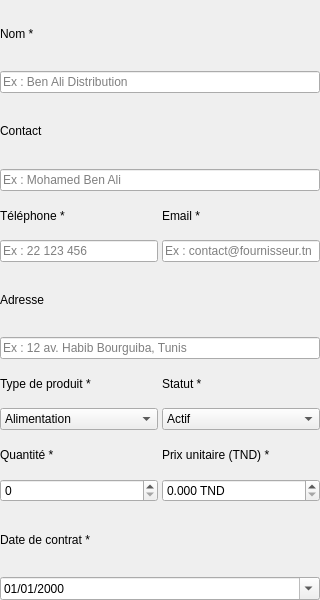
             <widget class="QWidget" name="scrollAreaWidgetContents">
              <property name="geometry">
               <rect>
                <x>0</x>
                <y>0</y>
                <width>320</width>
                <height>600</height>
               </rect>
              </property>
              <layout class="QVBoxLayout" name="layout_form">
               <property name="spacing">
                <number>4</number>
               </property>
               <property name="leftMargin">
                <number>0</number>
               </property>
               <property name="topMargin">
                <number>0</number>
               </property>
               <property name="rightMargin">
                <number>0</number>
               </property>
               <property name="bottomMargin">
                <number>0</number>
               </property>
               <item>
                <widget class="QLabel" name="label_nom">
                 <property name="text">
                  <string>Nom *</string>
                 </property>
                </widget>
               </item>
               <item>
                <widget class="QLineEdit" name="lineEdit_nom">
                 <property name="placeholderText">
                  <string>Ex : Ben Ali Distribution</string>
                 </property>
                </widget>
               </item>
               <item>
                <widget class="QLabel" name="label_contact">
                 <property name="text">
                  <string>Contact</string>
                 </property>
                </widget>
               </item>
               <item>
                <widget class="QLineEdit" name="lineEdit_contact">
                 <property name="placeholderText">
                  <string>Ex : Mohamed Ben Ali</string>
                 </property>
                </widget>
               </item>
               <item>
                <layout class="QHBoxLayout" name="layout_tel_email">
                 <item>
                  <layout class="QVBoxLayout" name="layout_tel">
                   <item>
                    <widget class="QLabel" name="label_tel">
                     <property name="text">
                      <string>Téléphone *</string>
                     </property>
                    </widget>
                   </item>
                   <item>
                    <widget class="QLineEdit" name="lineEdit_tel">
                     <property name="placeholderText">
                      <string>Ex : 22 123 456</string>
                     </property>
                    </widget>
                   </item>
                  </layout>
                 </item>
                 <item>
                  <layout class="QVBoxLayout" name="layout_email">
                   <item>
                    <widget class="QLabel" name="label_email">
                     <property name="text">
                      <string>Email *</string>
                     </property>
                    </widget>
                   </item>
                   <item>
                    <widget class="QLineEdit" name="lineEdit_email">
                     <property name="placeholderText">
                      <string>Ex : contact@fournisseur.tn</string>
                     </property>
                    </widget>
                   </item>
                  </layout>
                 </item>
                </layout>
               </item>
               <item>
                <widget class="QLabel" name="label_adresse">
                 <property name="text">
                  <string>Adresse</string>
                 </property>
                </widget>
               </item>
               <item>
                <widget class="QLineEdit" name="lineEdit_adresse">
                 <property name="placeholderText">
                  <string>Ex : 12 av. Habib Bourguiba, Tunis</string>
                 </property>
                </widget>
               </item>
               <item>
                <layout class="QHBoxLayout" name="layout_type_status">
                 <item>
                  <layout class="QVBoxLayout" name="layout_type">
                   <item>
                    <widget class="QLabel" name="label_type">
                     <property name="text">
                      <string>Type de produit *</string>
                     </property>
                    </widget>
                   </item>
                   <item>
                    <widget class="QComboBox" name="comboBox_type">
                     <item>
                      <property name="text">
                       <string>Alimentation</string>
                      </property>
                     </item>
                     <item>
                      <property name="text">
                       <string>Accessoires</string>
                      </property>
                     </item>
                     <item>
                      <property name="text">
                       <string>Soins et hygiène</string>
                      </property>
                     </item>
                     <item>
                      <property name="text">
                       <string>Médicaments</string>
                      </property>
                     </item>
                     <item>
                      <property name="text">
                       <string>Équipement</string>
                      </property>
                     </item>
                    </widget>
                   </item>
                  </layout>
                 </item>
                 <item>
                  <layout class="QVBoxLayout" name="layout_status">
                   <item>
                    <widget class="QLabel" name="label_status">
                     <property name="text">
                      <string>Statut *</string>
                     </property>
                    </widget>
                   </item>
                   <item>
                    <widget class="QComboBox" name="comboBox_status">
                     <item>
                      <property name="text">
                       <string>Actif</string>
                      </property>
                     </item>
                     <item>
                      <property name="text">
                       <string>Suspendu</string>
                      </property>
                     </item>
                     <item>
                      <property name="text">
                       <string>Inactif</string>
                      </property>
                     </item>
                    </widget>
                   </item>
                  </layout>
                 </item>
                </layout>
               </item>
               <item>
                <layout class="QHBoxLayout" name="layout_quantite_prix">
                 <item>
                  <layout class="QVBoxLayout" name="layout_quantite">
                   <item>
                    <widget class="QLabel" name="label_quantite">
                     <property name="text">
                      <string>Quantité *</string>
                     </property>
                    </widget>
                   </item>
                   <item>
                    <widget class="QSpinBox" name="spinBox_quantite">
                     <property name="maximum">
                      <number>999999</number>
                     </property>
                    </widget>
                   </item>
                  </layout>
                 </item>
                 <item>
                  <layout class="QVBoxLayout" name="layout_prix">
                   <item>
                    <widget class="QLabel" name="label_prix">
                     <property name="text">
                      <string>Prix unitaire (TND) *</string>
                     </property>
                    </widget>
                   </item>
                   <item>
                    <widget class="QDoubleSpinBox" name="doubleSpinBox_prix">
                     <property name="suffix">
                      <string> TND</string>
                     </property>
                     <property name="decimals">
                      <number>3</number>
                     </property>
                     <property name="maximum">
                      <number>999999</number>
                     </property>
                    </widget>
                   </item>
                  </layout>
                 </item>
                </layout>
               </item>
               <item>
                <widget class="QLabel" name="label_date">
                 <property name="text">
                  <string>Date de contrat *</string>
                 </property>
                </widget>
               </item>
               <item>
                <widget class="QDateEdit" name="dateEdit_contrat">
                 <property name="calendarPopup">
                  <bool>true</bool>
                 </property>
                 <property name="displayFormat">
                  <string>dd/MM/yyyy</string>
                 </property>
                </widget>
               </item>
              </layout>
             </widget>
